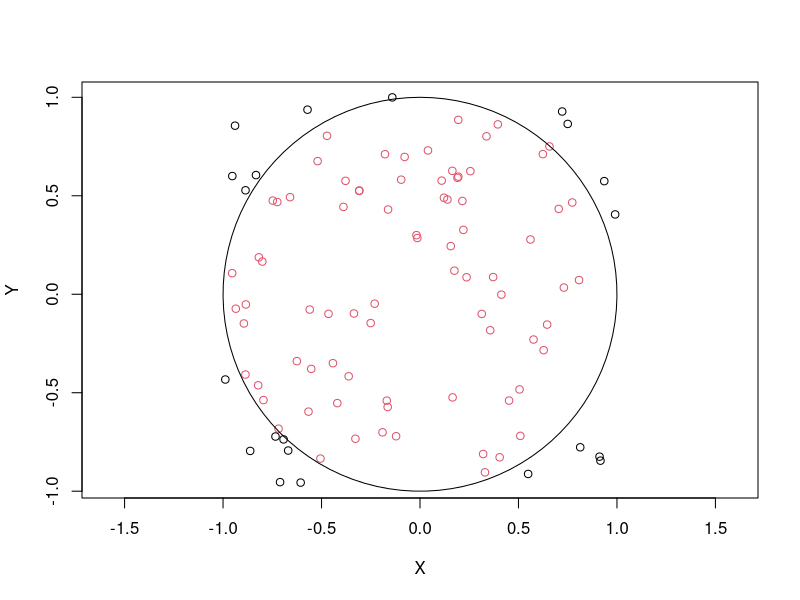
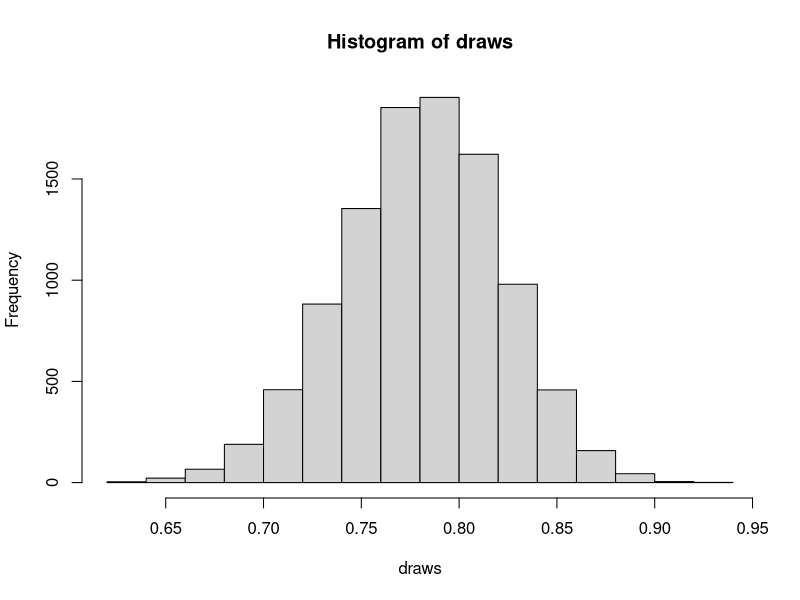

Recreate these plots in R, in order.
## ---- chunk 1
knitr::opts_chunk$set(echo = TRUE)
## ---- chunk 2
# list variables
miu <- pi/4
sigma <- sqrt(pi/4-(pi/4)^2)
D_bar <- 3/4
n = 100
# solve for z-value
z <- (D_bar-miu)/(sigma/sqrt(n))
# solve for probability that D_bar > 3/4
1 - pnorm(z)
## ---- chunk 3
n = 100
# Get samples for X and Y
X <- runif(n, min = -1, max = 1)
Y <- runif(n, min = -1, max = 1)

# Compute the samples for D based on X and Y.
D = c()
for(i in 1:n) {
  if(X[i]^2 + Y[i]^2 < 1) {
    D = c(D,1)
  } else {
    D = c(D,0)
  }
}


# plot x and y, highlight the values where D=1
plot(X,Y, xlim=c(-1,1), col = D+1, asp =1)

# plot a unit circle
theta <- seq(0,2*pi,length=100)
circle <- t(rbind(sin(theta), cos(theta)))
lines(circle) 
## ---- chunk 4
mean(D)
## ---- chunk 5
# Function to get the sample mean of D
sample_D <- function(n) {
  # Get samples for X and Y
  X <- runif(n, min = -1, max = 1)
  Y <- runif(n, min = -1, max = 1)

  # Compute the samples for D based on X and Y.
  D = c()
  for(i in 1:n) {
    if(X[i]^2 + Y[i]^2 < 1) {
      D = c(D,1)
    } else {
      D = c(D,0)
    }
  }
  return(mean(D))
}

draws <- replicate(10000, sample_D(100))

hist(draws)

## ---- chunk 6
sd(draws)
## ---- chunk 7
# Calulate the fraction of my sample averages that are larger than 3/4
length(draws[draws > 3/4])/10000
